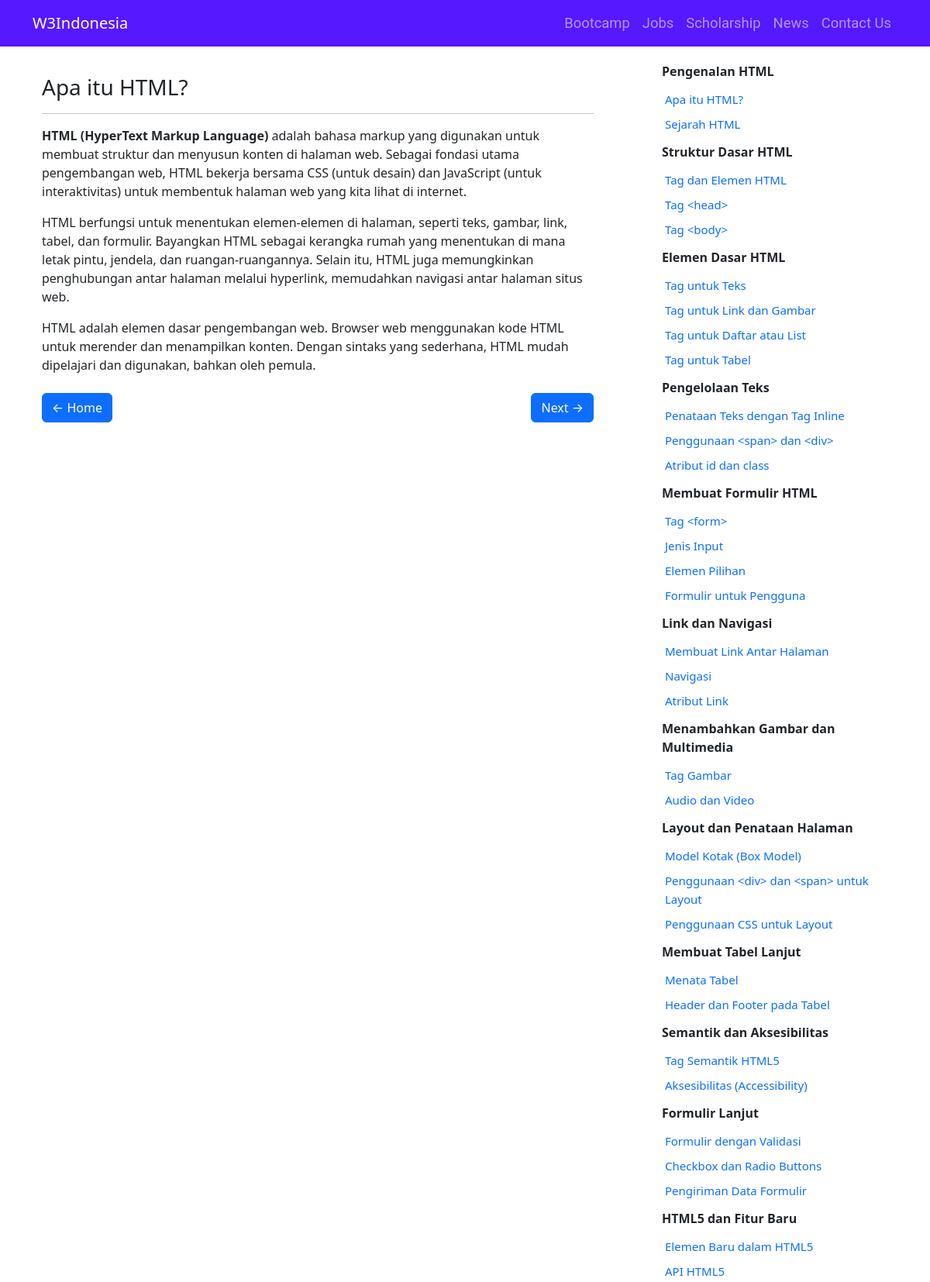
The page /tutorial/html/pengenalan-html/apa-itu-html/ (upper part) on the database its author committed.
### tutorial/models.py (models this page shows, shortened)
class Article(models.Model):
    STATUS_CHOICES = [
        ('draft', 'Draft'),
        ('publish', 'Publish'),
    ]
    category = models.ForeignKey(Category, related_name='articles', on_delete=models.CASCADE, null=True, blank=True)
    subcategory = models.ForeignKey(Subcategory, related_name='articles', on_delete=models.CASCADE)
    title = models.CharField(max_length=255, validators=[validate_unicode])
    slug = models.SlugField(max_length=100, validators=[validate_unicode])
    content = RichTextField()
    created_at = models.DateTimeField(auto_now_add=True)
    updated_at = models.DateTimeField(auto_now=True)
    order = models.IntegerField(default=0)
    status = models.CharField(max_length=10, choices=STATUS_CHOICES, default='draft')
    def __init__(self, *args, **kwargs):
        super().__init__(*args, **kwargs)
        self.__original_title = self.title
    class Meta:
        constraints = [
            UniqueConstraint(fields=['subcategory', 'slug'], name='unique_slug_in_subcategory')
        ]

class Subcategory(models.Model):
    category = models.ForeignKey(Category, related_name='subcategories', on_delete=models.CASCADE)
    name = models.CharField(max_length=255, validators=[validate_unicode])
    slug = models.SlugField(unique=False, max_length=100, validators=[validate_unicode])
    order = models.PositiveIntegerField(default=0)
    def __init__(self, *args, **kwargs):
        super().__init__(*args, **kwargs)
        self.__original_name = self.name
    class Meta:
        unique_together = ('slug', 'category')

### tutorial/views.py (the view)
# urls.py: path('<slug:category_slug>/<slug:subcategory_slug>/<slug:article_slug>/', views.article_detail, name='article_detail'),
def article_detail(request, category_slug, subcategory_slug, article_slug):
    article = get_object_or_404(
        Article,
        slug=article_slug,
        subcategory__slug=subcategory_slug,
        subcategory__category__slug=category_slug
    )
    if article.status != 'publish':
        raise Http404("Artikel tidak ditemukan atau masih dalam status draft.")
    category = get_object_or_404(Category, slug=category_slug)
    subcategory = get_object_or_404(Subcategory, slug=subcategory_slug, category=category)
    subcategories = Subcategory.objects.filter(category=category).order_by('order')
    articles_in_subcategory = Article.objects.filter(subcategory=subcategory).order_by('order')
    previous_article = (
        articles_in_subcategory
        .filter(order__lt=article.order)
        .order_by('-order')
        .first()
    )
    if not previous_article:
        previous_subcategory = subcategories.filter(order__lt=subcategory.order).last()
        if previous_subcategory:
            previous_article = previous_subcategory.articles.order_by('-order').first()
    next_article = (
        articles_in_subcategory
        .filter(order__gt=article.order)
        .order_by('order')
        .first()
    )
    if not next_article:
        next_subcategory = subcategories.filter(order__gt=subcategory.order).first()
        if next_subcategory:
            next_article = next_subcategory.articles.order_by('order').first()
    return render(request, 'tutorial/article_detail.html', {
        'article': article,
        'previous_article': previous_article,
        'next_article': next_article,
        'subcategory': subcategory,
        'subcategories': subcategories,
    })

### templates/tutorial/article_detail.html (shortened to what this page needs)
{% extends 'base.html' %}
{% block navbar %}
    <nav class="navbar navbar-expand-lg bg-navbar navbar-dark fixed-top">
        <div class="container">
            <a class="navbar-brand mx-auto" href="/">W3Indonesia</a>
            <div class="collapse navbar-collapse" id="navbarNav">
                <ul class="navbar-nav ms-auto">
                    <li class="nav-item">
                        <a class="nav-link" href="/bootcamp/">Bootcamp</a>
                    </li>
                    <li class="nav-item">
                        <a class="nav-link" href="/jobs/">Jobs</a>
                    </li>
                    <li class="nav-item">
                        <a class="nav-link" href="/scholarship/">Scholarship</a>
                    </li>
                    <li class="nav-item">
                        <a class="nav-link" href="/news/">News</a>
                    </li>
                    <li class="nav-item">
                        <a class="nav-link" href="/contact/">Contact Us</a>
                    </li>
                </ul>
            </div>
        </div>
    </nav>
{% endblock %}
{% block content %}
<div class="container mt-4 py-5">
    <div class="row">
        <div class="col-md-8 p-4">
            <h3>{{ article.title }}</h3>
            <hr>
            <div id="tutorial-content">
                {{ article.content|safe }}
            </div>
            <div class="d-flex justify-content-between mt-4">
                {% if previous_article %}
                    <a href="{% url 'tutorial:article_detail' category_slug=previous_article.subcategory.category.slug subcategory_slug=previous_article.subcategory.slug article_slug=previous_article.slug %}" class="btn btn-primary fixed-width-button">
                        &larr; Previous
                    </a>
                {% else %}
                    <a href="{% url 'home' %}" class="btn btn-primary fixed-width-button">
                        &larr; Home
                    </a>
                {% endif %}
                {% if next_article %}
                    <a href="{% url 'tutorial:article_detail' category_slug=next_article.subcategory.category.slug subcategory_slug=next_article.subcategory.slug article_slug=next_article.slug %}" class="btn btn-primary fixed-width-button">
                        Next &rarr;
                    </a>
                {% else %}
                    <button class="btn btn-primary fixed-width-button" disabled>Next &rarr;</button>
                {% endif %}
            </div>
        </div>
        <div class="col-md-4 d-none d-md-block ps-5">
            <div class="position-sticky" style="top: 70px; max-height: calc(100vh - 70px); overflow-y: auto; overflow-x: hidden;">
                <ul class="list-group list-group-flush" id="sidebar">
                    {% for sub in subcategories %}
                        <li class="list-group-item border-0">
                            <strong>{{ sub.name }}</strong>
                        </li>
                        {% for article in sub.articles.all %}
                            <li type="button" class="list-group-item list-group-item-action sidebar-list border-0 ms-3 p-1">
                                <a href="{% url 'tutorial:article_detail' category_slug=sub.category.slug subcategory_slug=sub.slug article_slug=article.slug %}"
                                   class="text-decoration-none" style="font-size: 15px;">
                                    {{ article.title }}
                                </a>
                            </li>
                        {% empty %}
                            <li class="list-group-item ms-3 border-0 ms-3 p-1">No articles available in this subcategory.</li>
                        {% endfor %}
                    {% empty %}
                        <li class="list-group-item border-0 ms-3 p-1">No subcategories available.</li>
                    {% endfor %}
                </ul>
            </div>
        </div>
    </div>
</div>
{% endblock %}

### static/css/style.css (style rules this page uses)
html, body { height: 100%; margin: 0; display: grid; grid-template-rows: 1fr auto; }
.bg-navbar { background-color: #6918ff; }
.bg-navbar { background-color: #5618ff; }
.navbar-nav .nav-link { font-family: "Roboto", sans-serif; font-size: 1.15rem; }
.col-md-4 { display: flex; flex-direction: column; }

### rows shown on the page
Article: title "Apa itu HTML?", content "HTML (HyperText Markup Language) adalah bahasa markup yang digunakan untuk membuat struktur dan menyusun konten di halaman web. Sebagai fondasi utama pengembangan web, HTML bekerja bersama CSS (untuk desain) dan JavaScript (untuk interaktivitas) untuk membentuk halaman web yang kita lihat di internet. HTML berfungsi untuk menentukan elemen-elemen di halaman, seperti teks, gambar, link, tabel, dan formulir. Bayangkan HTML sebagai kerangka rumah yang menentukan di mana letak pintu, jendela, dan ruangan-ruangannya. Selain itu, HTML juga memungkinkan penghubungan antar halaman melalui hyperlink, memudahkan navigasi antar halaman situs web. HTML adalah elemen dasar pengembangan web. Browser web…"
Subcategory: name "Pengenalan HTML"
Article: title "Sejarah HTML"
Subcategory: name "Struktur Dasar HTML"
Article: title "Tag dan Elemen HTML"
Article: title "Tag <head>"
Article: title "Tag <body>"
Subcategory: name "Elemen Dasar HTML"
Article: title "Tag untuk Teks"
Article: title "Tag untuk Link dan Gambar"
Article: title "Tag untuk Daftar atau List"
Article: title "Tag untuk Tabel"
Subcategory: name "Pengelolaan Teks"
Article: title "Penataan Teks dengan Tag Inline"
Article: title "Penggunaan <span> dan <div>"
Article: title "Atribut id dan class"
Subcategory: name "Membuat Formulir HTML"
Article: title "Tag <form>"
Article: title "Jenis Input"
Article: title "Elemen Pilihan"
Article: title "Formulir untuk Pengguna"
Subcategory: name "Link dan Navigasi"
Article: title "Membuat Link Antar Halaman"
Article: title "Navigasi"
Article: title "Atribut Link"
Subcategory: name "Menambahkan Gambar dan Multimedia"
Article: title "Tag Gambar"
Article: title "Audio dan Video"
Subcategory: name "Layout dan Penataan Halaman"
Article: title "Model Kotak (Box Model)"
Article: title "Penggunaan <div> dan <span> untuk Layout"
Article: title "Penggunaan CSS untuk Layout"
Subcategory: name "Membuat Tabel Lanjut"
Article: title "Menata Tabel"
Article: title "Header dan Footer pada Tabel"
Subcategory: name "Semantik dan Aksesibilitas"
Article: title "Tag Semantik HTML5"
Article: title "Aksesibilitas (Accessibility)"
Subcategory: name "Formulir Lanjut"
Article: title "Formulir dengan Validasi"
Article: title "Checkbox dan Radio Buttons"
Article: title "Pengiriman Data Formulir"
Subcategory: name "HTML5 dan Fitur Baru"
Article: title "Elemen Baru dalam HTML5"
Article: title "API HTML5"
